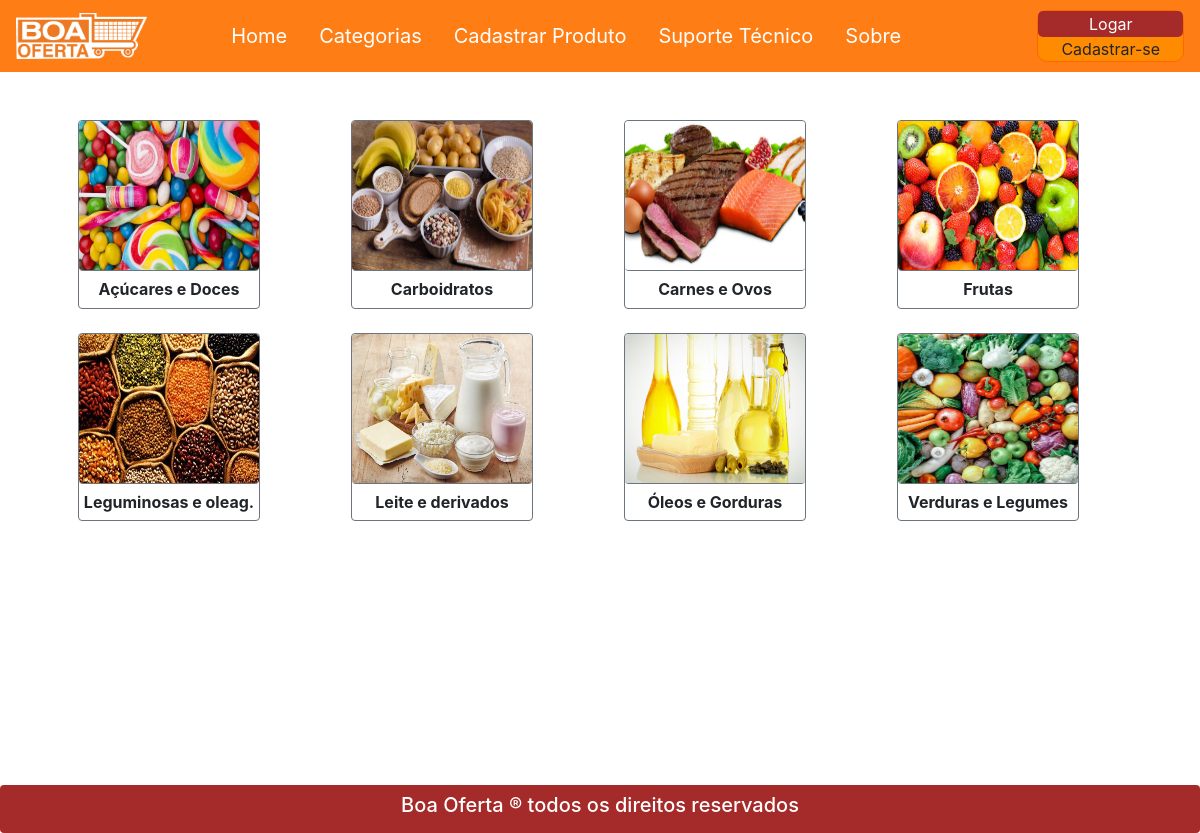
/view/categorias.php, run on the app's committed database.
### tables this page shows
CREATE TABLE categorias (
id_categoria int PRIMARY KEY NOT NULL AUTO_INCREMENT,
nome_categoria varchar(50),
foto_categoria varchar(150)
);

### view/categorias.php (the view)
<?php
require_once "cabecalho.php";
require_once "../class/conexao.php";
?>
<div class="container mt-4">
	<div class="row pl-5">
	<?php
	$result_produto = "SELECT * FROM categorias ORDER BY nome_categoria ASC";
	$resultado_produto = mysqli_query($conexao, $result_produto);
	while($row_produto = mysqli_fetch_assoc($resultado_produto)){
	?>
		<div class="col-xl-2 col-lg-3 col-md-4 col-sm-4 col-6 recentes mt-4 rounded border border-secondary">
			<a href="index.php?cat=<?php echo $row_produto['id_categoria']?>" style="text-decoration: none;">
				<div class="row">
					<img src="../imagens/categorias/<?php echo $row_produto['foto_categoria']?>" class="imgProd rounded border-secondary">
				</div>
				<div class="row d-flex justify-content-center">
					<h6 class="text-body">
						<strong><?php echo ($row_produto['nome_categoria']); ?></strong>
					</h6>
				</div>
			</a>
		</div>
		<div class='col-1'></div>
		<?php }
		?>
	</div>
</div>
<?php
require_once "rodape.php";
?>

### css/estilo.css (style rules this page uses)
.imgProd { width: 100%; height: 150px; border-bottom: 1px solid #282828; margin-bottom: 5%; }

### data on the page
categorias: foto_categoria (picture), nome_categoria "Açúcares e Doces"
categorias: foto_categoria (picture), nome_categoria "Carboidratos"
categorias: foto_categoria (picture), nome_categoria "Carnes e Ovos"
categorias: foto_categoria (picture), nome_categoria "Frutas"
categorias: foto_categoria (picture), nome_categoria "Leguminosas e oleag."
categorias: foto_categoria (picture), nome_categoria "Leite e derivados"
categorias: foto_categoria (picture), nome_categoria "Óleos e Gorduras"
categorias: foto_categoria (picture), nome_categoria "Verduras e Legumes"
